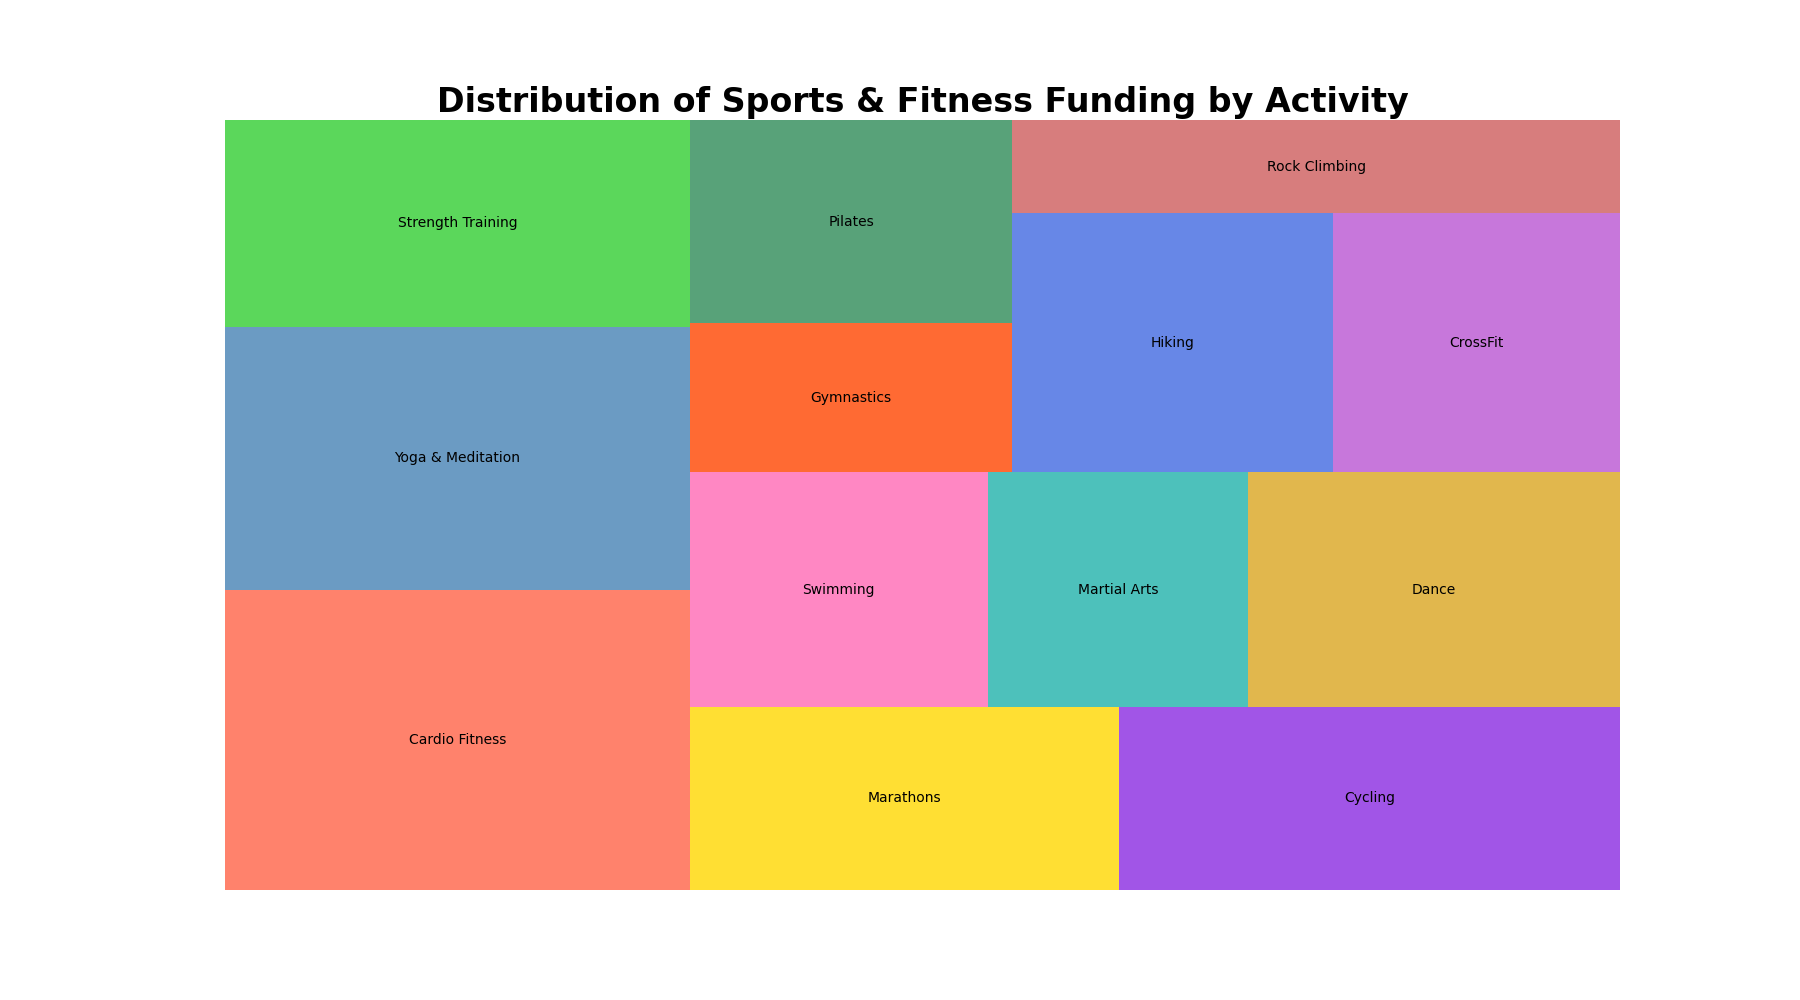

Generate this figure with Python:

import seaborn as sns
import pandas as pd
import matplotlib.pyplot as plt
import squarify  # pip install squarify (algorithm for treemap)

# Create the dataframe
df = pd.DataFrame({
    'Topic': ['Cardio Fitness', 'Yoga & Meditation', 'Strength Training', 'Marathons', 'Cycling', 'Swimming', 'Martial Arts', 
              'Dance', 'Gymnastics', 'Pilates', 'Hiking', 'CrossFit', 'Rock Climbing'],
    'Funding': [320, 280, 220, 180, 210, 160, 140, 200, 110, 150, 190, 170, 130]
})

# Custom colors for the treemap
colors = ['#FF6347', '#4682B4', '#32CD32', '#FFD700', '#8A2BE2', '#FF69B4', '#20B2AA', '#DAA520', '#FF4500', '#2E8B57', '#4169E1', '#BA55D3', '#CD5C5C']

# Create a figure and a set of subplots
plt.figure(figsize=(18, 10))

# Using squarify to plot the treemap
squarify.plot(sizes=df['Funding'], label=df['Topic'], color=colors, alpha=0.8)

plt.title("Distribution of Sports & Fitness Funding by Activity", fontsize=24, fontweight='bold')
plt.axis('off')  # Disable the axis

plt.show()
